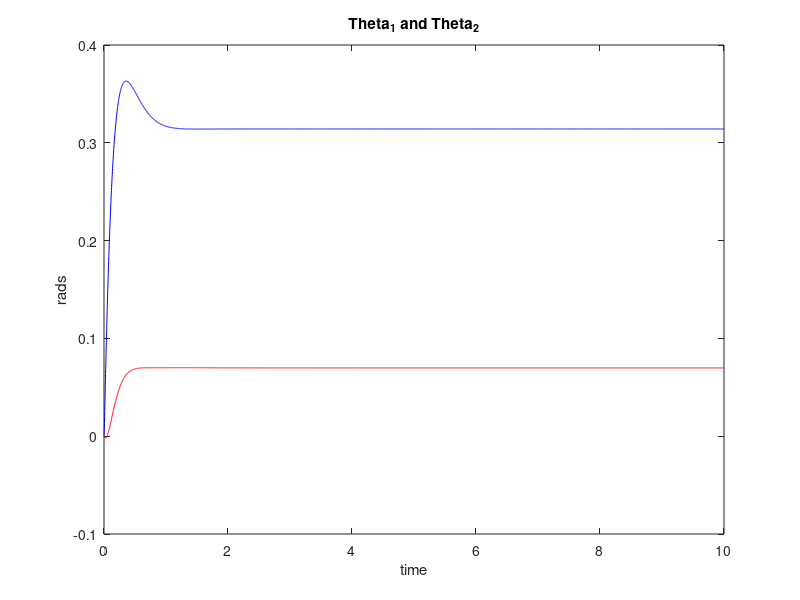

This figure's MATLAB source: (Note: this script raises an error after producing the figure.)

function []= PID_set_control_Law()
%This function calculates the PID controller for a planar arm using preset
%conditions. 

clc, clear all, close all;

%Importing the parameters from table 5.1, page 115 of kelly's book
I_1 = 0.1213; 
I_2 = 0.0116;
m_1 = 6.5225;
r_1 = .0983;
m_2 = 2.0458;
r_2 = .0229;
l_1 = 0.26;
l_2 = 0.26; 
g = 9.81;

x0= [0,0,0,0]; % Initial Condition - Format:[theta1,theta2,dtheta1,dtheta2]

tf=10; 
endThetas = [pi/45; pi/10];
endVelocities = [0;0];

%% Solve the closed-loop system nonlinear differential equation (PlanarArmODE) via ode45
%%ode45 solves the differential equation and returns X with respect to T.
global torque
torque=[];

%record the integral as a global, I had errors making this a local variable
global intgrl
intgrl = [0;0];

%Record the timestep instances.
global lt
lt = 0;

[T,X] = ode45(@(t,x)planarArmODE(t,x,endThetas,endVelocities),[0 tf],x0);

%% Plot Data
figure('Name','Theta_1+Theta_2');
plot(T, X(:,1),'r-');
hold on
plot(T,X(:,2),'b-');
title('Theta_1 and Theta_2')
xlabel('time')
ylabel('rads')
snapnow

figure('Name','Error Theta_1+Theta_2 under PID SetPoint Control');
plot(T, endThetas(1) - X(:,1),'r-');
hold on
plot(T, endThetas(2) - X(:,2),'b-');
title('Theta_1 and Theta_2 error')
xlabel('Time')
ylabel('Rad')
hold off
snapnow

figure('Name','Input_PID control');
plot(T, torque(1,1:size(T,1)),'-' );
hold on
plot(T, torque(2,1:size(T,1)),'r--');
hold off
xlabel('time')
ylabel('torque')
snapnow

torque=[];

%% Defining functions
    function dx = planarArmODE(t,x,td,dtd)
        theta= x(1:2,1);
        dtheta= x(3:4,1);
        theta_d=td; % Desired Set-Point Position
        dtheta_d=dtd; % Desired velocity (Derivative of theta_d)        
        
        global Mmat Cmat Gmat
        
        a = I_1+I_2+m_1*r_1^2+ m_2*(l_1^2+ r_2^2);
        b = m_2*l_1*r_2;
        d = I_2+ m_2*r_2^2;

        Mmat = [a+2*b*cos(x(2)), d+b*cos(x(2));  d+b*cos(x(2)), d];
        Cmat = [-b*sin(x(2))*x(4), -b*sin(x(2))*(x(3)+x(4)); b*sin(x(2))*x(3),0];
        Gmat = [(m_1*r_1 + m_2*l_1)*g*sin(x(1)) + m_2*r_2*g*sin(x(1) + x(2)); m_2*r_2*g*sin(x(1) + x(2))];
        
        invM = inv(Mmat);
        invMC = invM*Cmat;
        invMG = invM*Gmat;        
        tau = PIDControl(theta_d,dtheta_d,theta,dtheta,t);        
        
        torque =[torque, tau];
        dx=zeros(4,1);
        dx(1) = x(3); %dtheta1
        dx(2) = x(4); %dtheta2        
        dx(3:4) = -invMC* x(3:4) - invMG + invM*tau;     
    end

    function tau = PIDControl(theta_d,dtheta_d,theta,dtheta,t)
        %Importing the gains from figure 9.5 page 216
        Kp=[30 0;0 30];
        Kv=[7 0;0 3];
        Ki=[70 0;0 100];
        e=theta_d-theta; % position error        
        de = dtheta_d - dtheta; % velocity error
        timechange = t-lt;
        intgrl = intgrl + (e*timechange); %integral error
        lt = t;
        tau = Kp*e + Kv*de + Ki*intgrl;
    end

disp('Finish.');

end
